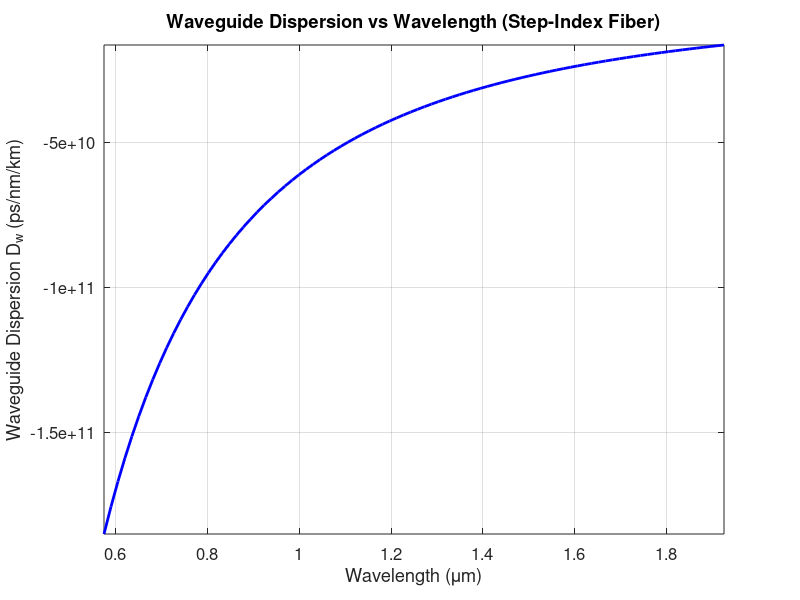

MATLAB code to generate this figure:
% Parameters for step-index fiber
n1 = 1.46;  % Core refractive index
n2 = 1.45;  % Cladding refractive index
a = 5e-6;   % Core radius (m)
c = 3e8;    % Speed of light (m/s)

% Function to calculate Numerical Aperture (NA)
function na = calculate_na(n1, n2)
    na = sqrt(n1^2 - n2^2);
end

% Function to calculate Acceptance angle (θa) in degrees
function theta_a_deg = calculate_acceptance_angle(na)
    theta_a_deg = rad2deg(asin(na));
end

% Function to calculate V number
function v = calculate_v_number(a, na, wavelength)
    v = (2 * pi * a * na) ./ wavelength;
end

% Function to calculate normalized propagation constant (b)
function b = calculate_b(v)
    b = 1 - (1.1428 ./ v).^2;
end

% Function to calculate effective refractive index
function n_eff = calculate_n_eff(n2, b, n1)
    n_eff = sqrt(n2^2 + b .* (n1^2 - n2^2));
end

% Function to calculate propagation constant (β)
function beta = calculate_beta(k0, n_eff)
    beta = k0 .* n_eff;
end

% Function to calculate waveguide dispersion (D_w) in ps/(nm·km)
function [D_w, lambda_range_disp] = calculate_waveguide_dispersion(lambda_range, beta_range, c)
    d_lambda = lambda_range(2) - lambda_range(1);
    d_beta = gradient(beta_range, d_lambda);  % First derivative
    d2_beta = gradient(d_beta, d_lambda);    % Second derivative
    lambda_range_disp = lambda_range(6:end-5);  % Adjust for length reduction
    d2_beta = d2_beta(6:end-5);             % Trim to match
    D_w = - (lambda_range_disp ./ c) .* d2_beta * 1e6;  % Convert to ps/(nm·km)
end

% Calculate NA
NA = calculate_na(n1, n2);

% Calculate Acceptance angle
theta_a_deg = calculate_acceptance_angle(NA);

% Wavelength range (500 nm to 2000 nm)
lambda_range = linspace(500e-9, 2000e-9, 100);

% Calculate V number, b, n_eff, and beta for the range
V_range = calculate_v_number(a, NA, lambda_range);
b_range = calculate_b(V_range);
n_eff_range = calculate_n_eff(n2, b_range, n1);
k0_range = 2 * pi ./ lambda_range;
beta_range = calculate_beta(k0_range, n_eff_range);

% Calculate waveguide dispersion
[D_w_range, lambda_range_disp] = calculate_waveguide_dispersion(lambda_range, beta_range, c);

% Calculate V number at a reference wavelength (e.g., 650 nm for consistency)
V_0 = calculate_v_number(a, NA, 650e-9);

% Print results
fprintf('Numerical Aperture (NA): %.4f\n', NA);
fprintf('Acceptance angle (θa): %.4f degrees\n', theta_a_deg);
fprintf('V number at 650 nm: %.4f\n', V_0);

% Plot
figure('Position', [100, 100, 800, 500]);
plot(lambda_range_disp*1e6, D_w_range, 'b-', 'LineWidth', 2);
xlabel('Wavelength (μm)');
ylabel('Waveguide Dispersion D_w (ps/nm/km)');
title('Waveguide Dispersion vs Wavelength (Step-Index Fiber)');
grid on;
set(gca, 'FontSize', 12);
axis tight;